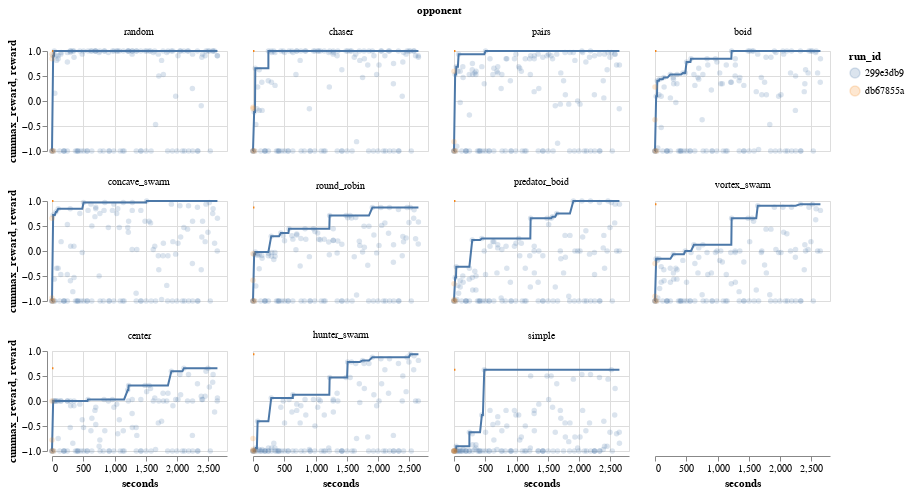

The notebook cell saved with this chart:
### Code cell
sub_reward_df.sort_values(["run_id", "timestamp"], inplace=True)
sub_reward_df["cummax_reward"] = sub_reward_df.groupby(["opponent"])["reward"].cummax()

x_col = "seconds"
y_col = "reward"
y_col_cummax = "cummax_reward"
tooltip_cols = ["run_id", "completion_id", "reward", "seconds", "completion_id", "parent_completion_id"]

points = alt.Chart(sub_reward_df).encode(
    x=x_col,
    y=y_col,
    color="run_id",
    shape="error",
    tooltip=tooltip_cols,
).mark_circle(
    opacity=0.2,
)

cummax =  alt.Chart(sub_reward_df).encode(
    x=x_col,
    y=y_col_cummax,
    color="run_id",
    tooltip=tooltip_cols,
).mark_line(
    strokeWidth=2,
    color="run_id",
)

figure = (
    (cummax + points)
    .properties(width=175, height=100)
    .facet(
        alt.Facet(
            'opponent',
            sort=alt.EncodingSortField(y_col, op='mean', order='descending')
        ),
        columns=4,
    )
)
figure

### Figure 1 — Vega specification as saved in the notebook (floating-point values rounded to 4 significant figures; data arrays with more than 128 entries replaced by an {"elided": "..."} marker saying what was removed)
{"$schema": "https://vega.github.io/schema/vega/v5.json", "data": [{"name": "source_0", "values": {"elided": "1419 records"}}, {"name": "facet_domain", "values": [{"opponent": "simple", "mean_reward": -0.6795}, {"opponent": "vortex_swarm", "mean_reward": -0.3772}, {"opponent": "hunter_swarm", "mean_reward": -0.43}, {"opponent": "predator_boid", "mean_reward": -0.3668}, {"opponent": "boid", "mean_reward": -0.009932}, {"opponent": "chaser", "mean_reward": 0.1609}, {"opponent": "concave_swarm", "mean_reward": -0.1311}, {"opponent": "center", "mean_reward": -0.3874}, {"opponent": "pairs", "mean_reward": 0.05136}, {"opponent": "random", "mean_reward": 0.2674}, {"opponent": "round_robin", "mean_reward": -0.1902}]}, {"name": "facet_domain_row", "values": [{"data": 0.0}, {"data": 1.0}, {"data": 2.0}]}, {"name": "facet_domain_column", "transform": [{"type": "sequence", "start": 0.0, "stop": {"signal": "min(length(data(\"facet_domain\")), 4)"}}]}, {"name": "data_2", "values": {"elided": "1419 records"}}, {"name": "source_0_color_domain_run_id_0", "values": [{"run_id": "299e3db9"}, {"run_id": "db67855a"}]}, {"name": "data_2_color_domain_run_id_1", "values": [{"run_id": "299e3db9"}, {"run_id": "db67855a"}]}], "signals": [{"name": "child_width", "value": 175}, {"name": "child_height", "value": 100}], "marks": [{"type": "group", "name": "facet-title", "title": {"text": "opponent", "offset": 10, "style": "guide-title"}, "role": "column-title"}, {"type": "group", "name": "row_header", "from": {"data": "facet_domain_row"}, "encode": {"update": {"height": {"signal": "child_height"}}}, "axes": [{"scale": "y", "grid": false, "zindex": 0, "title": "cummax_reward, reward", "orient": "left", "labelOverlap": true, "tickCount": {"signal": "ceil(child_height/40)"}}], "role": "row-header"}, {"type": "group", "name": "column_footer", "from": {"data": "facet_domain_column"}, "encode": {"update": {"width": {"signal": "child_width"}}}, "axes": [{"scale": "x", "orient": "bottom", "grid": false, "labelFlush": true, "title": "seconds", "zindex": 0, "tickCount": {"signal": "ceil(child_width/40)"}, "labelOverlap": true}], "role": "column-footer"}, {"type": "group", "name": "cell", "from": {"facet": {"data": "source_0", "name": "facet", "groupby": ["opponent"], "aggregate": {"fields": ["reward"], "ops": ["mean"], "as": ["mean_reward_by_opponent"]}}}, "sort": {"field": ["datum[\"mean_reward_by_opponent\"]"], "order": ["descending"]}, "encode": {"update": {"width": {"signal": "child_width"}, "height": {"signal": "child_height"}}}, "data": [{"name": "data_0", "source": "facet", "transform": [{"type": "filter", "expr": "isValid(datum[\"seconds\"]) && isFinite(+datum[\"seconds\"]) && isValid(datum[\"reward\"]) && isFinite(+datum[\"reward\"])"}, {"type": "project", "fields": ["completion_id", "parent_completion_id", "reward", "run_id", "seconds"]}]}], "marks": [{"type": "group", "name": "child_layer_0_pathgroup", "from": {"facet": {"data": "facet", "name": "faceted_path_child_layer_0_main", "groupby": ["run_id"]}}, "encode": {"update": {"width": {"field": {"signal": null, "datum": null, "group": "width", "parent": null}}, "height": {"field": {"signal": null, "datum": null, "group": "height", "parent": null}}}}, "marks": [{"type": "line", "name": "child_layer_0_marks", "from": {"data": "faceted_path_child_layer_0_main"}, "sort": {"field": "x"}, "encode": {"update": {"x": {"field": "seconds", "scale": "x"}, "y": {"field": "cummax_reward", "scale": "y"}, "defined": {"signal": "isValid(datum[\"seconds\"]) && isFinite(+datum[\"seconds\"]) && isValid(datum[\"cummax_reward\"]) && isFinite(+datum[\"cummax_reward\"])"}, "stroke": {"field": "run_id", "scale": "color"}, "strokeWidth": {"value": 2}, "tooltip": {"signal": "{\"run_id\": isValid(datum[\"run_id\"]) ? datum[\"run_id\"] : \"\"+datum[\"run_id\"], \"completion_id\": isValid(datum[\"completion_id\"]) ? datum[\"completion_id\"] : \"\"+datum[\"completion_id\"], \"reward\": format(datum[\"reward\"], \"\"), \"seconds\": format(datum[\"seconds\"], \"\"), \"parent_completion_id\": isValid(datum[\"parent_completion_id\"]) ? datum[\"parent_completion_id\"] : \"\"+datum[\"parent_completion_id\"]}"}}}, "style": ["line"]}]}, {"type": "symbol", "name": "child_layer_1_marks", "from": {"data": "data_0"}, "encode": {"update": {"opacity": {"value": 0.2}, "fill": {"field": "run_id", "scale": "color"}, "y": {"field": "reward", "scale": "y"}, "x": {"field": "seconds", "scale": "x"}, "shape": {"value": "circle"}, "tooltip": {"signal": "{\"run_id\": isValid(datum[\"run_id\"]) ? datum[\"run_id\"] : \"\"+datum[\"run_id\"], \"completion_id\": isValid(datum[\"completion_id\"]) ? datum[\"completion_id\"] : \"\"+datum[\"completion_id\"], \"reward\": format(datum[\"reward\"], \"\"), \"seconds\": format(datum[\"seconds\"], \"\"), \"parent_completion_id\": isValid(datum[\"parent_completion_id\"]) ? datum[\"parent_completion_id\"] : \"\"+datum[\"parent_completion_id\"]}"}}}, "style": ["circle"]}], "axes": [{"scale": "x", "zindex": 0, "ticks": false, "tickCount": {"signal": "ceil(child_width/40)"}, "orient": "bottom", "maxExtent": 0, "gridScale": "y", "labels": false, "aria": false, "grid": true, "domain": false, "minExtent": 0}, {"scale": "y", "ticks": false, "labels": false, "gridScale": "x", "grid": true, "tickCount": {"signal": "ceil(child_height/40)"}, "orient": "left", "aria": false, "domain": false, "zindex": 0, "minExtent": 0, "maxExtent": 0}], "title": {"text": {"signal": "isValid(parent[\"opponent\"]) ? parent[\"opponent\"] : \"\"+parent[\"opponent\"]"}, "frame": "group", "offset": 10, "style": "guide-label"}, "style": "cell"}], "scales": [{"name": "x", "type": "linear", "domain": {"fields": [{"data": "source_0", "field": "seconds"}, {"data": "data_2", "field": "seconds"}]}, "range": [0, {"signal": "child_width"}], "zero": false, "nice": true}, {"name": "y", "type": "linear", "domain": {"fields": [{"data": "source_0", "field": "cummax_reward"}, {"data": "data_2", "field": "reward"}]}, "range": [{"signal": "child_height"}, 0], "zero": true, "nice": true}, {"name": "color", "type": "ordinal", "domain": {"fields": [{"data": "source_0_color_domain_run_id_0", "field": "run_id"}, {"data": "data_2_color_domain_run_id_1", "field": "run_id"}], "sort": true}, "range": "category"}], "legends": [{"stroke": "color", "symbolType": "circle", "title": "run_id", "fill": "color", "encode": {"symbols": {"update": {"opacity": {"value": 0.2}}}}}], "background": "white", "padding": 5, "layout": {"padding": 20, "bounds": "full", "align": "all", "columns": 4}}
